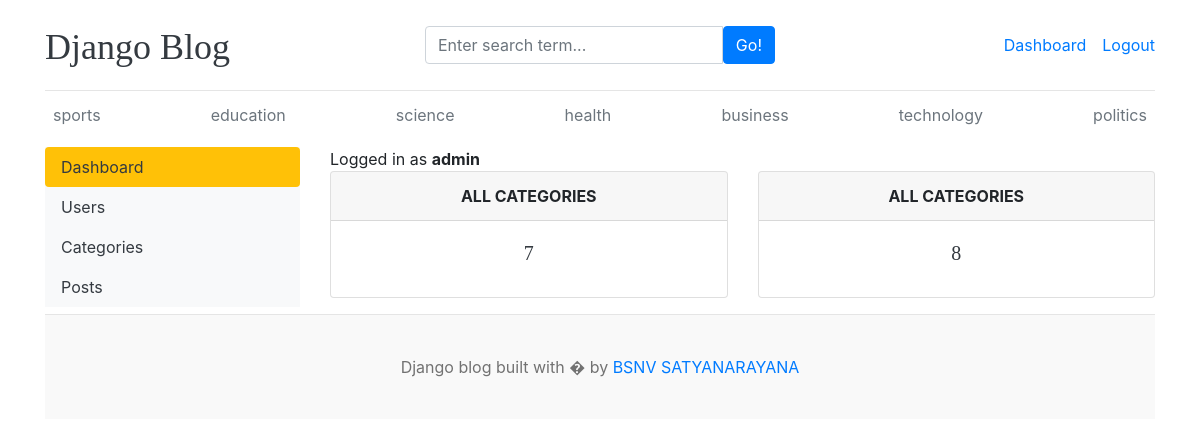
The page /dashboard/ (signed in) on the database its author committed.
### blog/models.py (models this page shows, shortened)
class Category(models.Model):
    category_name=models.CharField(max_length=50,unique=True)
    created_at=models.DateTimeField(auto_now_add=True)
    updated_at=models.DateTimeField(auto_now=True)
    class Meta:
        verbose_name_plural='categories'

### dashboards/views.py (the view)
# urls.py: path('',views.dashboard,name='dashboard'),
@login_required(login_url='login')
def dashboard(request):
    category_count=Category.objects.all().count()
    blogs_count=Blog.objects.all().count()
    context={
        'category_count':category_count,
        'blogs_count':blogs_count,
    }
    return render(request,'dashboard/dashboard.html',context)

### blog/context_processors.py (called while the page is built)
def get_categories(request):
    categories=Category.objects.all()
    return dict(categories=categories)

def get_social_links(request):
    social_links=SocialLink.objects.all
    return dict(social_links=social_links)

### templates/dashboard/dashboard.html
{% extends 'base.html' %}
{% block content %}
  <div class="row">
    {% include 'dashboard/sidebar.html' %}
    <div class="col-md-9">
      <span>Logged in as <b>{{ user }}</b> </span>
        <div class="row">
        <div class="col">
          <div class="card border-default mb-3">
            <div class="card-header text-center text-uppercase font-weight-bold">All Categories</div>
            <div class="card-body text-dark">
              <h5 class="card-title text-center">{{category_count}}</h5>
            </div>
          </div>
        </div>
        <div class="col">
          <div class="card border-default mb-3">
            <div class="card-header text-center text-uppercase font-weight-bold">All Categories</div>
            <div class="card-body text-dark">
              <h5 class="card-title text-center">{{blogs_count}}</h5>
            </div>
          </div>
        </div>
      </div>
    </div>
  </div>
{% endblock %}

### templates/base.html (shortened to what this page needs)
{% load static %}
<!DOCTYPE html>
<html lang="en">
<head>
    <link href="https://getbootstrap.com/docs/4.0/dist/css/bootstrap.min.css" rel="stylesheet">
    <link href="{% static 'css/blog.css' %}" rel="stylesheet">
    <link rel="stylesheet" href="https://cdnjs.cloudflare.com/ajax/libs/font-awesome/4.7.0/css/font-awesome.min.css">
  </head>
<body>
    <div class="container">
      <header class="blog-header py-3">
        <div class="row flex-nowrap justify-content-between align-items-center">
          <div class="col-4 pt-1">
            <a class="blog-header-logo text-dark" href="/">Django Blog</a>
          </div>
          <div class="col-4">
            <form action="{% url 'search' %}" method="GET">
              <div class="input-group">
                <input class="form-control" type="text" name="keyword" value="{{keyword}}" placeholder="Enter search term..." aria-label="Enter search term..." aria-describedby="button-search" />
                <button  type="submit" class="btn btn-primary" id="button-search" type="button">Go!</button>
            </div>
          </div>
          <div class="col-4 d-flex justify-content-end align-items-center">
            {% if not user.is_authenticated %}
            <a class="btn btn-sm btn-warning" href="{% url 'login' %}">Login</a> &nbsp;
            <a class="btn btn-sm btn-outline-secondary" href="{% url 'register' %}">Register</a>
          </div>
          {% else %}
          <span><a href="{% url 'dashboard' %}">Dashboard</a></span>
          <span><a href="{% url 'logout' %}">Logout</a></span>
          {% endif %}
        </div>
      </header>
      <div class="nav-scroller py-1 mb-2">
        <nav class="nav d-flex justify-content-between">
          {% for cat in categories %}
          <a class="p-2 text-muted" href="{% url 'posts_by_category' cat.id %}">{{cat.category_name}}</a>
          {% endfor %}
        </nav>
      </div>
{% block content %}
{% endblock %}
<footer class="blog-footer">
    <p>Django blog built with � by <a href="#">BSNV SATYANARAYANA</a></p>
  </footer>
  </body>
  </html>

### project1/static/css/blog.css (style rules this page uses)
.blog-header { border-bottom: 1px solid #e5e5e5; }
.blog-header-logo { font-family: "Playfair Display", Georgia, "Times New Roman", serif; font-size: 2.25rem; }
h1, h2, h3, h4, h5, h6 { font-family: "Playfair Display", Georgia, "Times New Roman", serif; }
.blog-footer { padding: 2.5rem 0; color: #727272; text-align: center; background-color: #f9f9f9; border-top: .05rem solid #e5e5e5; }
.blog-footer p:last-child { margin-bottom: 0; }

### rows shown on the page
Category: category_name "sports"
Category: category_name "education"
Category: category_name "science"
Category: category_name "health"
Category: category_name "business"
Category: category_name "technology"
Category: category_name "politics"

### other values the page prints
{{ user }} "admin"
{{ category_count }} "7"
{{ blogs_count }} "8"
